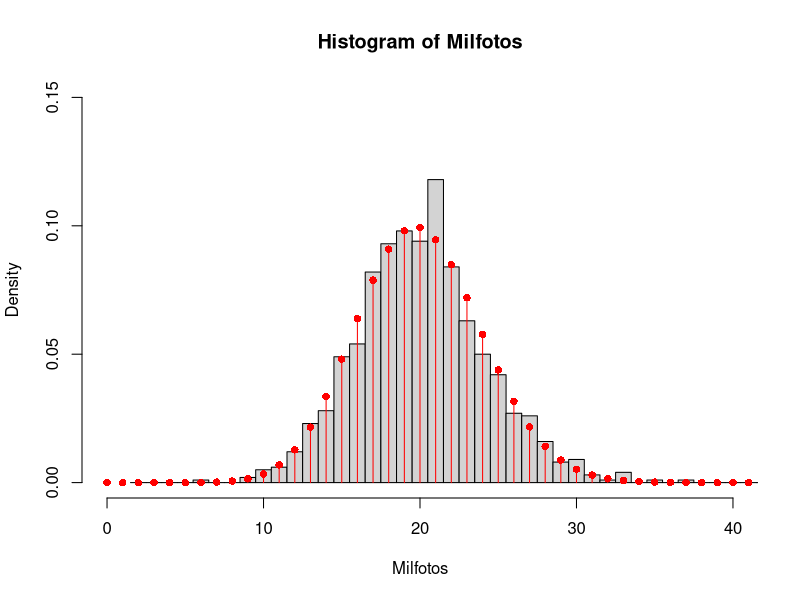
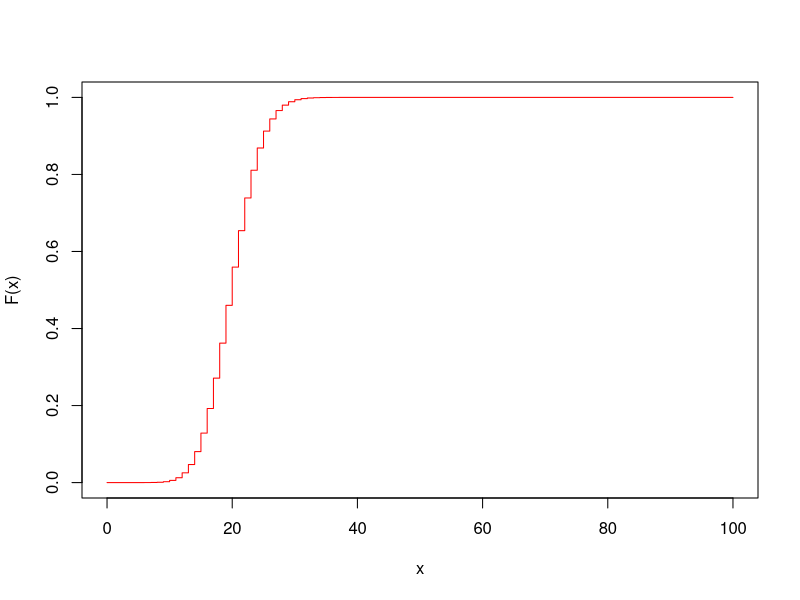
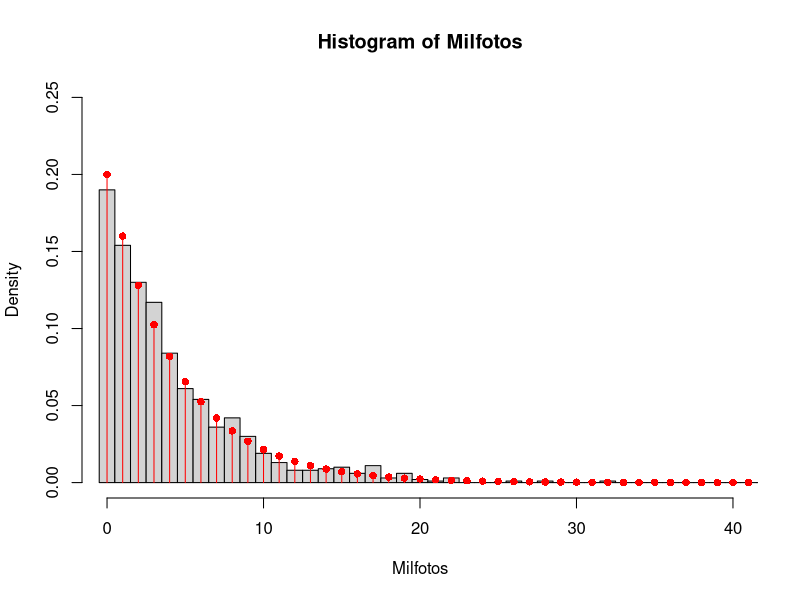
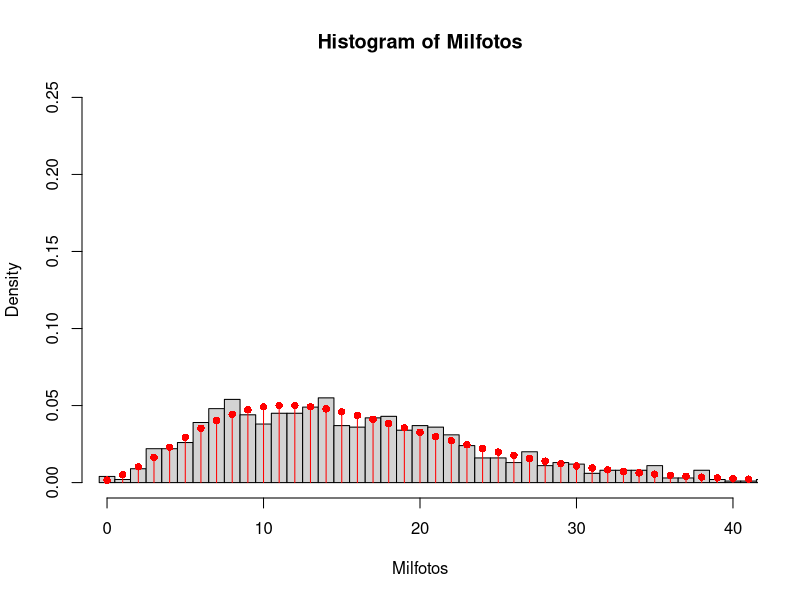

These charts were generated, in order, by the following R code:
## ---- chunk 1
k <- c(0,1)
fk <- c(0.8,0.2)
names(fk) <- k

foto <- sample(k, size=100, prob=fk, replace=TRUE)
foto
## ---- chunk 2
foto <- sample(x=c(0,1),size=100, prob=fk, replace=TRUE)
foto
## ---- chunk 3
sum(foto)
## ---- chunk 4
enviar <- function(...)
{
   foto <- sample(c(0,1),size=100, 
                  replace=TRUE,prob=fk)
   sum(foto)
}
## ---- chunk 5
enviar()
enviar(1)
enviar(1)
enviar("hola")
## ---- chunk 6
c(enviar(1), enviar(1), enviar(1))
## ---- chunk 7
Tresfotos <- sapply(rep(1,3), enviar)
Tresfotos
## ---- chunk 8
x <- 0:100
binomial <- dbinom(x, size=100, prob=0.2)
names(binomial) <- x
head(binomial)
## ---- chunk 9
Milfotos <- sapply(rep(1,1000), enviar)
head(Milfotos)

hist(Milfotos,breaks=seq(1.5,100.5), 
freq=FALSE, ylim=c(0,0.15), xlim=c(0,40))

points(x, binomial, pch= 16, col="red")

for(i in 1:101)
{lines(c(x[i], x[i]), c(0, binomial[i]), 
  col="red")}
## ---- chunk 10
binCum <- pbinom(x, size=100, prob=0.2)
head(binCum)
plot(x, binCum, ylim=c(0,1), type="s",
       col="red", ylab="F(x)", xlab="x")
## ---- chunk 11
foto <- sample(c(0,1),100, replace=TRUE, prob=fk)
foto
## ---- chunk 12
which(foto==1)
## ---- chunk 13
foto <- sample(c(0,1),100, replace=TRUE, prob=fk)
ones <- which(foto==1)
firstone <- ones[1]  
lastzero <- firstone-1
lastzero
## ---- chunk 14
enviar <- function(x)
          {
             foto <- sample(c(0,1),100, 
                      replace=TRUE, prob=fk)
             ones <- which(foto==1)
             firstone <- ones[1]  
             lastzero <- firstone-1
             lastzero
          }   
          
enviar()
## ---- chunk 15
Milfotos <- sapply(rep(1,1000), enviar)
head(Milfotos)
head(Milfotos)
mean(Milfotos)
sd(Milfotos)^2
## ---- chunk 16
hist(Milfotos,breaks=seq(-0.5,100.5), 
freq=FALSE, ylim=c(0,0.25), xlim=c(0,40))

geom <- dgeom(x, prob=0.2)

points(x, geom, pch= 16, col="red")

for(i in 1:101)
{lines(c(x[i], x[i]), c(0, geom[i]), 
  col="red")}
## ---- chunk 17
fotos <- sample(c(0,1),100, replace=TRUE,prob=fk)
ones <- which(fotos==1)
fourthone <- ones[4]  
lastzero <- fourthone-1
#le quitamos los primeros tres errores
goodpixels <- lastzero-3
## ---- chunk 18
enviar <- function(x)
 {
 foto <- sample(c(0,1),100,
 replace=TRUE, prob=fk)
 ones <- which(foto==1)
 firstone <- ones[4]
 lastzero <- firstone-1
 goodpixels <- lastzero-3
 goodpixels
 }

Milfotos <- sapply(rep(1,1000), enviar)

hist(Milfotos,breaks=seq(-0.5,100.5), 
 freq=FALSE, ylim=c(0,0.25), xlim=c(0,40))

nb <- dnbinom(x, size=4, prob=0.2)

points(x, nb, pch= 16, col="red")

for(i in 1:101)
 {lines(c(x[i], x[i]), c(0, nb[i]), 
   col="red")}
